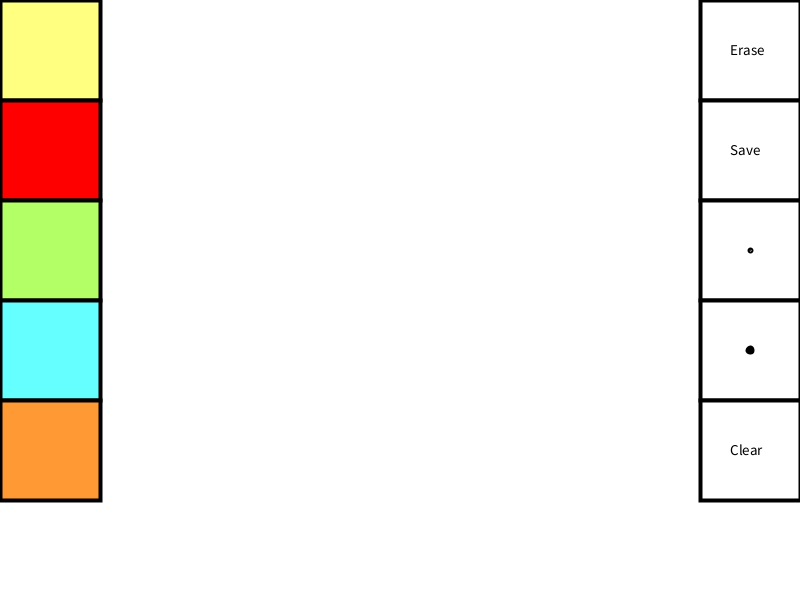
Frame 1 (no input)
Frame 60 (the mouse pressed at the canvas centre just before this capture): identical to frame 1, image omitted
Frame 120 (the mouse held since frame 60 and released just before this capture): identical to frame 1, image omitted

The Processing sketch that drew this single still picture (run headless with seeded random() and noise(); from frame 60 on, the mouse is pressed at the canvas centre):

// Processing sketch: TraceMouse
// ── TraceMouse.pde
void setup() {
    background(255);
    size(800, 600);
    smooth(); //將線的邊緣柔和
    strokeWeight(4); //畫筆的筆寬
    
    fill(255,255,128);
    rect(0,0,100,100);
    
    fill(255,0,0);
    rect(0,100,100,100);
    
    fill(178,255,102);
    rect(0,200,100,100);
    
    fill(102,255,255);
    rect(0,300,100,100);
    
    fill(255,153,51);
    rect(0,400,100,100);
    
    fill(255);
    rect(700,0,100,100);
    fill(0);
    textSize(15);
    text("Erase",730,55);
    
    fill(255);
    rect(700,100,100,100);
    fill(0);
    textSize(15);
    text("Save",730,155);
    
    fill(255);
    rect(700,200,100,100);
    fill(0);
    ellipse(750, 250, 2, 2);
    
    fill(255);
    rect(700,300,100,100);
    fill(0);
    ellipse(750, 350, 5, 5);
    
    fill(255);
    rect(700,400,100,100);
    fill(0);
    textSize(15);
    text("Clear",730,455);
}

/*
mousePressed 使用true/false 代表是否 按下滑鼠
mouseButton 使用LEFT RIGHT CENTER 代表 按下滑鼠 左 右 中 鍵
*/
void draw() {
    if (mouseButton ==  LEFT) {
        if (0 <  mouseX &&  mouseX <  100 && (0 <  mouseY &&  mouseY <  100)) {
            stroke(255,255,128);
        }
        if (0 <  mouseX &&  mouseX <  100 && (100 <  mouseY &&  mouseY <  200)) {
            stroke(255,0,0);
        }
        if (0 <  mouseX &&  mouseX <  100 && (200 <  mouseY &&  mouseY <  300)) {
            stroke(178,255,102);
        }
        if (0 <  mouseX &&  mouseX <  100 && (300 <  mouseY &&  mouseY < 400)) {
            stroke(102,255,255);
        }
        if (0 <  mouseX &&  mouseX <  100 && (400 <  mouseY &&  mouseY <  500)) {
            stroke(255,153,51);
        }
        
        if (0 <  mouseX &&  mouseX <  100 && (400 <  mouseY &&  mouseY <  500)) {
            stroke(255,153,51);
        }
        
        if (700 <  mouseX &&  mouseX <  800 && (0 <  mouseY &&  mouseY <  100)) {
            stroke(255,255,255);
        }
        
        if (700 <  mouseX &&  mouseX <  800 && (100 <  mouseY &&  mouseY <  200)) {
            save("My_Picture.jpg");
        }
        
        if (700 <  mouseX &&  mouseX <  800 && (200 <  mouseY &&  mouseY <  300)) {
            strokeWeight(2);
        }
        if (700 <  mouseX &&  mouseX <  800 && (300 <  mouseY &&  mouseY <  400)) {
            strokeWeight(6);
        }
        
        if (700 <  mouseX &&  mouseX <  800 && (400 <  mouseY &&  mouseY <  500)) {
            noStroke();
            fill(255);
            rect(100 + 4,4,600 - 4 - 5,800);
            strokeWeight(4);
            stroke(0);
        }
        
        if ((pmouseX > 100 + 4 &&  mouseX > 100 + 4) && (pmouseX<700 - 4 &&  mouseX<700 - 4)) {
            line(mouseX, mouseY, pmouseX, pmouseY);
        }
    }
}
